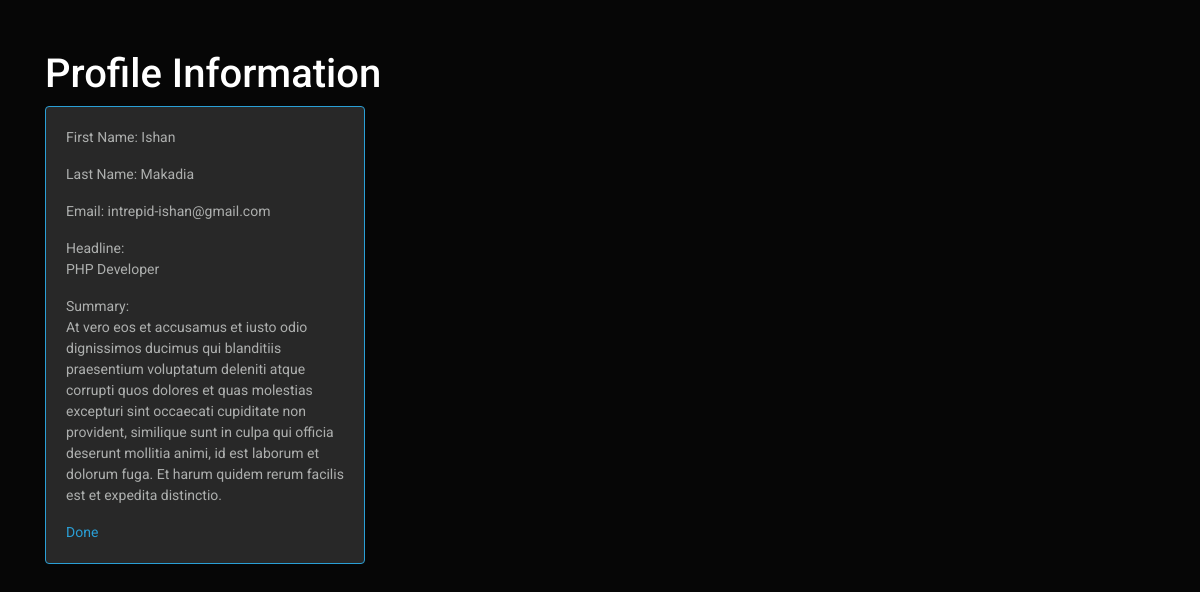
/view.php?profile_id=6, run on the app's committed database.
### tables this page shows
CREATE TABLE `profile` (
  `profile_id` int(11) NOT NULL,
  `user_id` int(11) NOT NULL,
  `first_name` text DEFAULT NULL,
  `last_name` text DEFAULT NULL,
  `email` text DEFAULT NULL,
  `headline` text DEFAULT NULL,
  `summary` text DEFAULT NULL
);

### view.php (the view, shortened to what this page needs)
<?php
require_once "pdo.php";
$stmt = $pdo->prepare("SELECT * FROM Profile where profile_id = :xyz");
$stmt->execute(array(":xyz" => $_GET['profile_id']));
$row = $stmt->fetch(PDO::FETCH_ASSOC);
?>
<!DOCTYPE html>
<html>
<head>
    <?php require_once "bootstrap.php"; ?>
</head>
<body>
<div class="container">
<h3>Profile Information</h3>
<div class="card border-primary mb-3" style="max-width: 20rem;">
  <div class="card-body">
    <p>First Name: <?php echo($row['first_name']); ?></p>
    <p>Last Name: <?php echo($row['last_name']); ?></p>
    <p>Email: <?php echo($row['email']); ?></p>
    <p>Headline:<br/> <?php echo($row['headline']); ?></p>
    <p>Summary: <br/><?php echo($row['summary']); ?></p>
    <a href="index.php">Done</a>
  </div>
</div>
</body>
</html>

### starter-template.css (style rules this page uses)
body { padding-top: 50px; }

### data on the page
profile: first_name "Ishan", last_name "Makadia", email "intrepid-ishan@gmail.com", headline "PHP Developer", summary "At vero eos et accusamus et iusto odio dignissimos ducimus qui blanditiis praesentium voluptatum deleniti atque corrupti quos dolores et quas molestias excepturi sint occaecati cupiditate non provident, similique sunt in culpa qui officia deserunt mollitia animi, id est laborum et dolorum fuga. Et harum quidem rerum facilis est et expedita distinctio."
